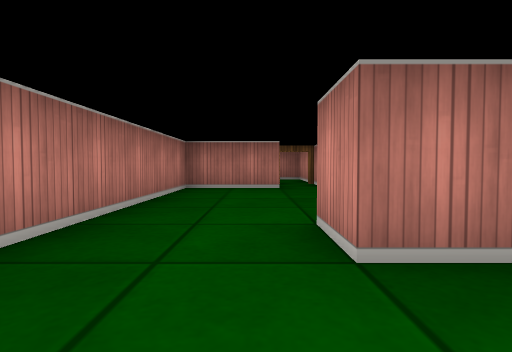
View 1 (above)

12 first-person views from a walk through a cub3D maze. The camera is about half as high as the walls, tilts 2° down and sees 80° across. The floor is counted in squares. Each view is taken from the middle of a square. On the plan, view 1 faces up. The plan holds only what a view shows up to about 9 squares ahead; the rest is blank.

View 2
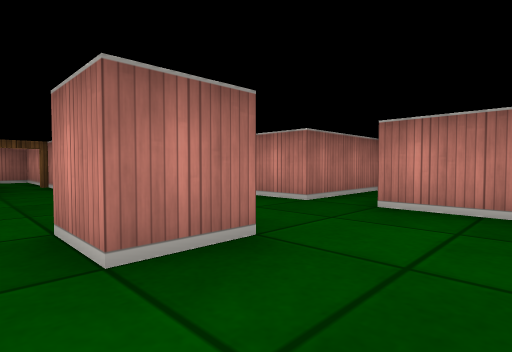

View 3
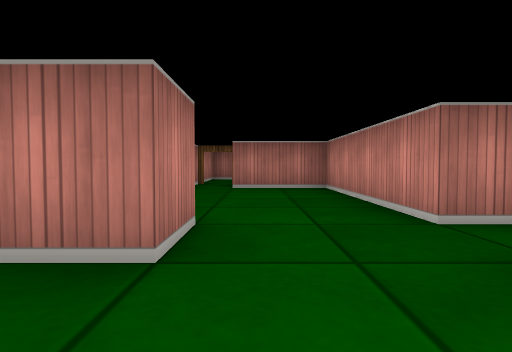

View 4
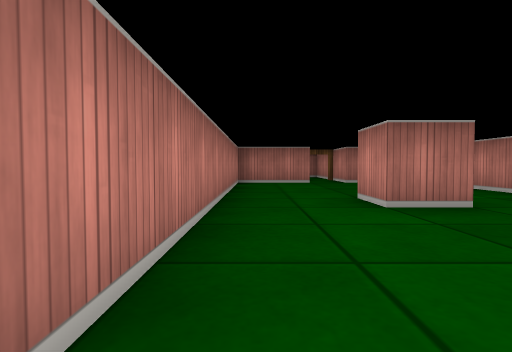

View 5
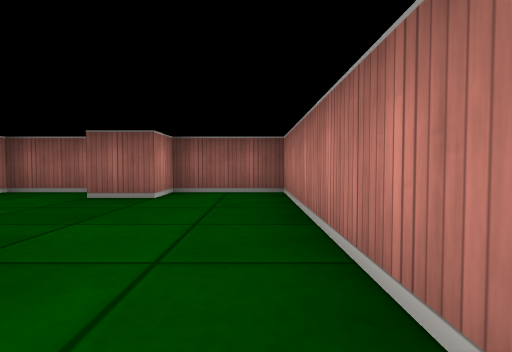

View 6
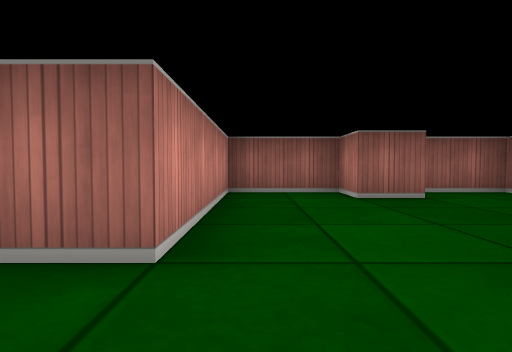

View 7
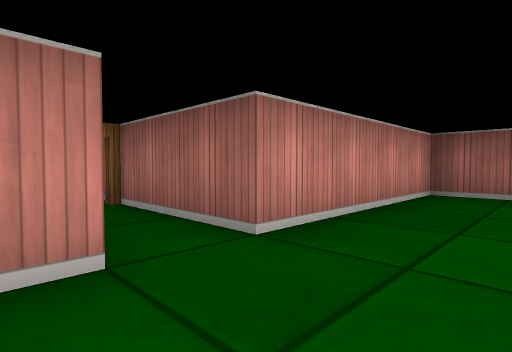

View 8
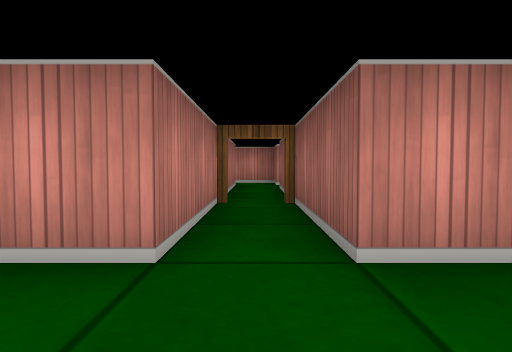

View 9
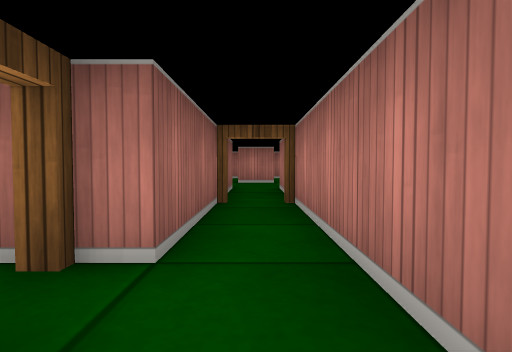

View 10
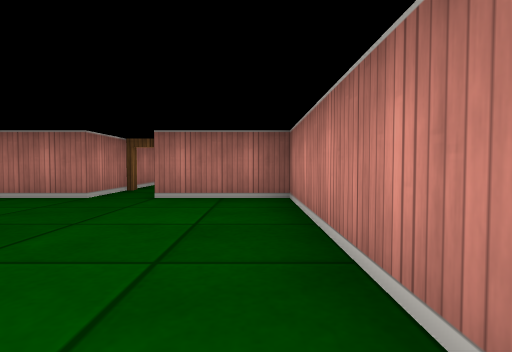

View 11
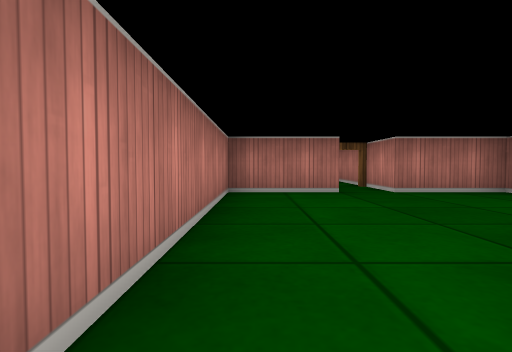

View 12
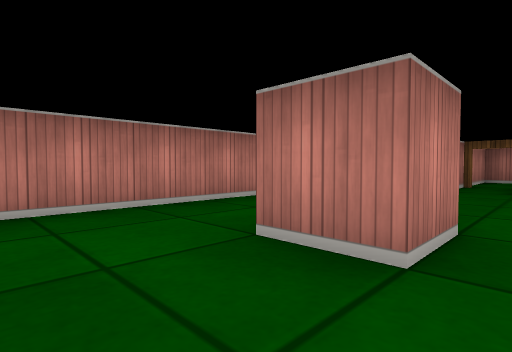

### Floor plan
Ten units are one square. View 1 is at (0, 0); x grows to the right and y downward. Boxes are objects, and circles mark ways between rooms. Rooms are numbered by the first view taken in them; rooms with no view inside come last. Other rooms are left out.
<svg viewBox="-20 -110 130 140">
<path fill="none" stroke="#000" d="M15 -26 15 -15 5 -15 5 -25M5 -80 5 -65 -15 -65 -15 25 5 25 5 15 15 15 15 25 35 25 35 -15 60 -15M60 -25 35 -25 35 -65 15 -65 15 -80M95 -15 105 -15 105 -26M95 -25 60 -25M60 -15 85 -15M15 -80 15 -105 5 -105 5 -80"/>
<circle cx="60" cy="-20" r="3" fill="#2a7"/>
<circle cx="10" cy="-80" r="3" fill="#2a7"/>
<text x="10" y="-30">1</text>
<text x="80" y="-20">2</text>
<text x="10" y="-100">3</text>
</svg>
Room 1 opens to room 2. Room 1 opens to room 3.

Where each view was taken, in squares from view 1:
view 1: 0 up, 0 right, facing up
view 2: 0 up, 0 right, facing up-right
view 3: 0 up, 2 right, facing up
view 4: 2 down, 1 left, facing up
view 5: 3 up, 1 left, facing down
view 6: 3 up, 3 right, facing down
view 7: 3 up, 2 right, facing down-right
view 8: 2 up, 2 right, facing right
view 9: 2 up, 10 right, facing left
view 10: 2 up, 3 right, facing up
view 11: 1 up, 1 left, facing up
view 12: 0 up, 2 right, facing up-left
